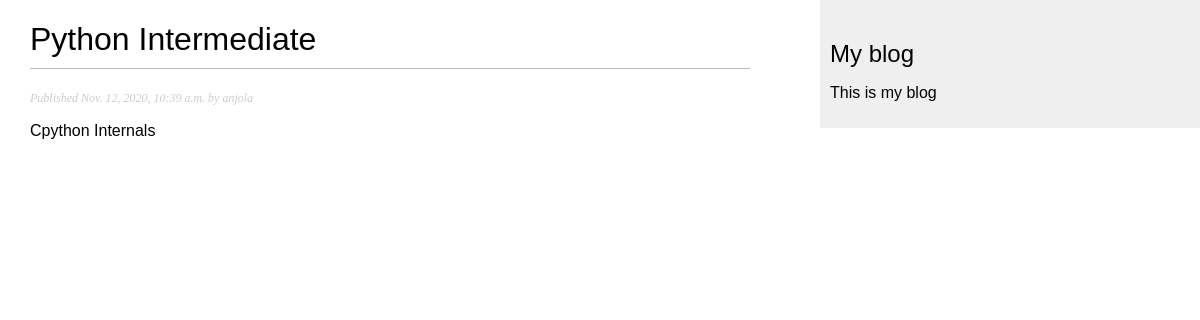
The page /blog/2020/11/12/python-intermediate/ on the database its author committed.
### blog/models.py (models this page shows, shortened)
class Post(models.Model):
	STATUS_CHOICES = (
		('draft', 'Draft'),
		('published', 'Published'),
	)
	title = models.CharField(max_length=250)
	slug = models.SlugField(max_length=250, unique_for_date='publish')
	author = models.ForeignKey(User, on_delete=models.CASCADE, related_name='blog_posts')
	body = models.TextField()
	publish = models.DateTimeField(default=timezone.now)
	created = models.DateTimeField(auto_now_add=True)
	updated = models.DateTimeField(auto_now=True)
	status = models.CharField(max_length=10, choices=STATUS_CHOICES, default='draft')
	class Meta:
		ordering = ('-publish',)
	objects = models.Manager()	# the default Manager
	published = PublishedManager() # our custom Manager

### blog/views.py (the view)
# urls.py: path('<int:year>/<int:month>/<int:day>/<slug:post>/', views.post_detail, name='post_detail'),
def post_detail(request, year, month, day, post):
	post = get_object_or_404(Post, slug=post, status='published', publish__year=year, publish__month=month, publish__day=day)
	return render(request, 'blog/post/detail.html', {'post': post})

### blog/templates/blog/post/detail.html (shortened to what this page needs)
{% extends "blog/base.html" %}
{% block content %}
<h1>{{ post.title }}</h1>
<p class="date">
  Published {{ post.publish }} by {{ post.author }}
</p>
{{ post.body|linebreaks }}
{% endblock %}

### blog/static/css/blog.css (style rules this page uses)
body { margin:0; padding:0; font-family:helvetica, sans-serif; }
h1 { font-weight:normal; border-bottom:1px solid #bbb; padding:0 0 10px 0; }
p.date { color:#ccc; font-family: georgia, serif; font-size: 12px; font-style: italic; }

### rows shown on the page
Post: title "Python Intermediate", publish "Nov. 12, 2020, 10:39 a.m.", author "anjola", body "Cpython Internals"
